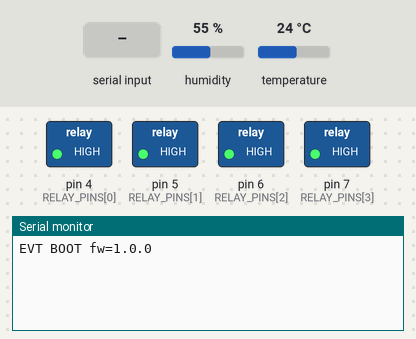
Recording of a sketch running on a simulated Arduino Nano, built with avr-gcc and run on an emulated ATmega328P. On the bench: switched loads named in the sketch (green lamp = pin HIGH), the last lines printed to the serial monitor. The test bench sets the inputs (shaded band); at power-on: humidity 55 %, temperature 24 °C.

Above: at 1.2 s.
1.3 s: "PING 1\n" received over Serial
At 2.4 s:
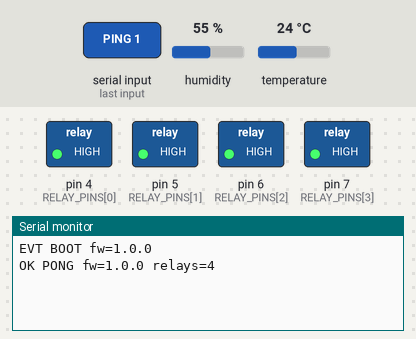
2.8 s: "READ 1\n" received over Serial
At 3.5 s:
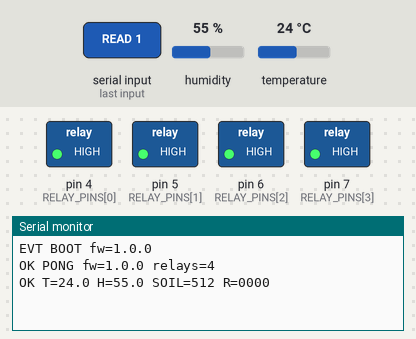
4.3 s: "STATE 1\n" received over Serial
At 4.7 s:
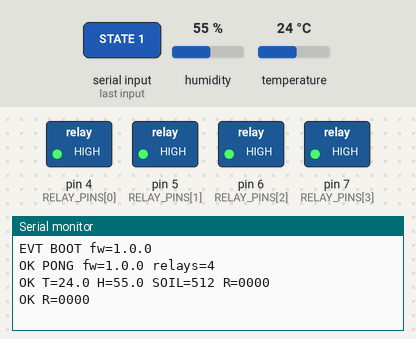

Measured:
- after the input at 1.3 s, the serial monitor: prints a new line at once (image 1)
- after the input at 2.8 s, the serial monitor: prints a new line at once (image 2)
- after the input at 4.3 s, the serial monitor: prints a new line at once (image 3)

The sketch:

freshlab_nano.ino
```cpp
/*
 * FreshLab Nano firmware — "dumb I/O" board.
 *
 * Responsibilities (and ONLY these):
 *   - read DHT22 (air temp/humidity) and MH soil-moisture sensor (analog)
 *   - switch relay channels on/off when the Pi tells it to
 *   - hardware safety: per-channel max-on time + all-off if the Pi goes silent
 *
 * No schedules, no thresholds, no business logic. That lives in the cloud.
 *
 * Serial protocol: see docs/protocol.md (115200 baud, '\n'-terminated lines).
 *
 * Library needed: "DHT sensor library" by Adafruit (+ "Adafruit Unified Sensor").
 * Board: Arduino Nano (ATmega328P). Clones with CH340 may need
 * "ATmega328P (Old Bootloader)" in the IDE.
 */
#include <DHT.h>

#define FW_VERSION "1.0.0"
#define BAUD 115200

// ---------------- Pin map (keep in sync with docs/hardware.md) -------------
#define PIN_DHT       2      // AM2302 / DHT22 data pin (10k pull-up to 5V)
#define PIN_SOIL_AO   A0     // MH soil sensor analog out
#define DHT_TYPE      DHT22

const uint8_t RELAY_COUNT = 4;
const uint8_t RELAY_PINS[RELAY_COUNT] = {4, 5, 6, 7};   // CH0..CH3
// Most cheap relay boards are active-LOW (IN pin LOW = relay ON).
const bool RELAY_ACTIVE_LOW = true;

// Hard safety cap per channel in seconds (0 = no cap). The Pi can request a
// shorter time per command but can never exceed this.
//   CH0 door lock solenoid, CH1 water pump, CH2 grow light, CH3 fan
const uint16_t RELAY_MAX_ON_S[RELAY_COUNT] = {15, 300, 0, 0};

// If no command arrives from the Pi for this long, switch everything off.
const unsigned long HOST_TIMEOUT_MS = 60000UL;

// DHT22 must not be polled faster than every 2 s.
const unsigned long DHT_INTERVAL_MS = 2500UL;
// ---------------------------------------------------------------------------

DHT dht(PIN_DHT, DHT_TYPE);

bool relayOn[RELAY_COUNT];
unsigned long relayOffAt[RELAY_COUNT];   // 0 = no deadline
unsigned long lastHostMs = 0;
bool failsafeTripped = false;

float lastT = NAN, lastH = NAN;
unsigned long lastDhtMs = 0;

char lineBuf[48];
uint8_t lineLen = 0;

void writeRelay(uint8_t ch, bool on) {
  relayOn[ch] = on;
  bool level = RELAY_ACTIVE_LOW ? !on : on;
  digitalWrite(RELAY_PINS[ch], level ? HIGH : LOW);
  if (!on) relayOffAt[ch] = 0;
}

void allOff() {
  for (uint8_t i = 0; i < RELAY_COUNT; i++) writeRelay(i, false);
}

void printState() {
  Serial.print(F("R="));
  for (uint8_t i = 0; i < RELAY_COUNT; i++) Serial.print(relayOn[i] ? '1' : '0');
}

void printFloat(float v) {
  if (isnan(v)) Serial.print(F("nan"));
  else Serial.print(v, 1);
}

void handleLine(char *line) {
  char *cmd = strtok(line, " ");
  if (!cmd) return;
  lastHostMs = millis();
  failsafeTripped = false;

  if (!strcmp(cmd, "PING")) {
    Serial.print(F("OK PONG fw=")); Serial.print(F(FW_VERSION));
    Serial.print(F(" relays=")); Serial.println(RELAY_COUNT);

  } else if (!strcmp(cmd, "READ")) {
    Serial.print(F("OK T=")); printFloat(lastT);
    Serial.print(F(" H="));   printFloat(lastH);
    Serial.print(F(" SOIL=")); Serial.print(analogRead(PIN_SOIL_AO));
    Serial.print(' '); printState();
    Serial.println();

  } else if (!strcmp(cmd, "STATE")) {
    Serial.print(F("OK ")); printState(); Serial.println();

  } else if (!strcmp(cmd, "RELAY")) {
    char *chS = strtok(NULL, " ");
    char *onS = strtok(NULL, " ");
    char *maxS = strtok(NULL, " ");
    if (!chS || !onS) { Serial.println(F("ERR usage RELAY <ch> <0|1> [max_s]")); return; }
    int ch = atoi(chS);
    if (ch < 0 || ch >= RELAY_COUNT) { Serial.println(F("ERR bad_channel")); return; }
    bool on = onS[0] == '1';
    if (on) {
      unsigned long limit = RELAY_MAX_ON_S[ch];
      unsigned long req = maxS ? strtoul(maxS, NULL, 10) : 0;
      if (req > 0 && (limit == 0 || req < limit)) limit = req;
      writeRelay(ch, true);
      relayOffAt[ch] = limit ? millis() + limit * 1000UL : 0;
      if (relayOffAt[ch] == 0 && limit) relayOffAt[ch] = 1;  // avoid 0 sentinel on wrap
      Serial.print(F("OK RELAY ")); Serial.print(ch); Serial.print(F(" 1 max_s="));
      Serial.println(limit);
    } else {
      writeRelay(ch, false);
      Serial.print(F("OK RELAY ")); Serial.print(ch); Serial.println(F(" 0"));
    }

  } else if (!strcmp(cmd, "ALLOFF")) {
    allOff();
    Serial.println(F("OK ALLOFF"));

  } else {
    Serial.println(F("ERR unknown_command"));
  }
}

void setup() {
  for (uint8_t i = 0; i < RELAY_COUNT; i++) {
    pinMode(RELAY_PINS[i], OUTPUT);
    writeRelay(i, false);
  }
  Serial.begin(BAUD);
  dht.begin();
  lastHostMs = millis();
  Serial.print(F("EVT BOOT fw=")); Serial.println(F(FW_VERSION));
}

void loop() {
  unsigned long now = millis();

  // 1) serial input, line based
  while (Serial.available()) {
    char c = Serial.read();
    if (c == '\r') continue;
    if (c == '\n') {
      lineBuf[lineLen] = 0;
      if (lineLen) handleLine(lineBuf);
      lineLen = 0;
    } else if (lineLen < sizeof(lineBuf) - 1) {
      lineBuf[lineLen++] = c;
    } else {
      lineLen = 0;  // overflow: drop the line
      Serial.println(F("ERR line_too_long"));
    }
  }

  // 2) per-channel max-on timers
  for (uint8_t i = 0; i < RELAY_COUNT; i++) {
    if (relayOn[i] && relayOffAt[i] && (long)(now - relayOffAt[i]) >= 0) {
      writeRelay(i, false);
      Serial.print(F("EVT TIMEOUT ")); Serial.println(i);
    }
  }

  // 3) host watchdog
  if (!failsafeTripped && now - lastHostMs > HOST_TIMEOUT_MS) {
    allOff();
    failsafeTripped = true;
    Serial.println(F("EVT FAILSAFE host_timeout"));
  }

  // 4) cache DHT reading (slow sensor, keep it out of the command path)
  if (now - lastDhtMs >= DHT_INTERVAL_MS) {
    lastDhtMs = now;
    float h = dht.readHumidity();
    float t = dht.readTemperature();
    lastH = h; lastT = t;   // NAN on failure, reported as "nan"
  }
}
```
